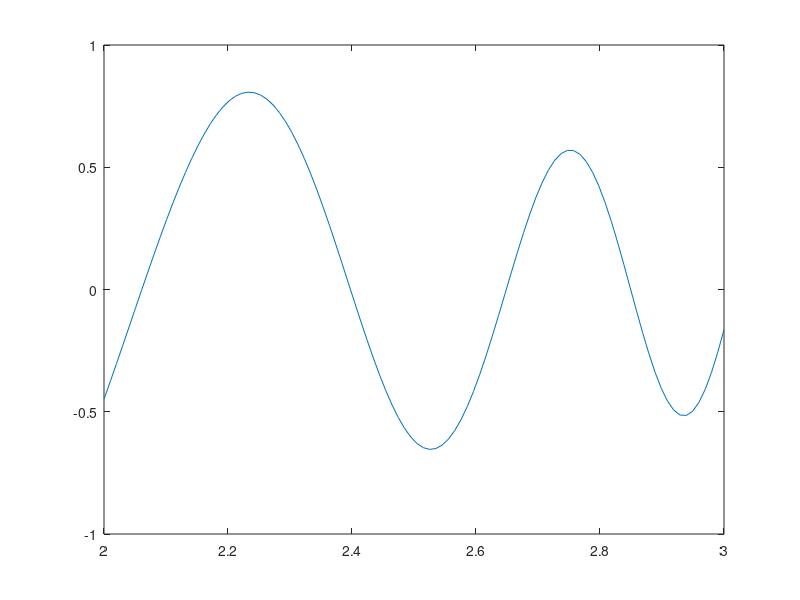

The MATLAB script that drew this image:
%% D2

p = poly([-5 -4 2 8]);
x = linspace(-50, 50);

plot(x, polyval(p, x));
axis([-50, 50, -750, 750]);

%% D4

g = @(x) cos(exp(1).^x)./(1 - x);
min = fminbnd(g, 2, 3);
fprintf('Min: %d\n', min);

x = linspace(2, 3);
plot(x, g(x));

%% D7

